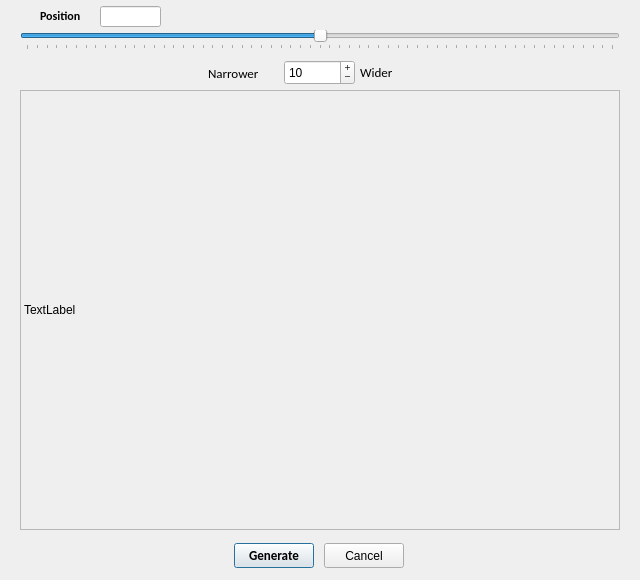
<?xml version="1.0" encoding="UTF-8"?>
<ui version="4.0">
 <class>Dialog</class>
 <widget class="QDialog" name="Dialog">
  <property name="geometry">
   <rect>
    <x>0</x>
    <y>0</y>
    <width>640</width>
    <height>580</height>
   </rect>
  </property>
  <property name="windowTitle">
   <string>Select Features</string>
  </property>
  <widget class="GRIME_AI_QLabel" name="label_Image">
   <property name="geometry">
    <rect>
     <x>20</x>
     <y>90</y>
     <width>600</width>
     <height>440</height>
    </rect>
   </property>
   <property name="frameShape">
    <enum>QFrame::StyledPanel</enum>
   </property>
   <property name="text">
    <string>TextLabel</string>
   </property>
  </widget>
  <widget class="QSlider" name="horizontalSlider">
   <property name="geometry">
    <rect>
     <x>20</x>
     <y>30</y>
     <width>600</width>
     <height>20</height>
    </rect>
   </property>
   <property name="maximum">
    <number>600</number>
   </property>
   <property name="value">
    <number>300</number>
   </property>
   <property name="orientation">
    <enum>Qt::Horizontal</enum>
   </property>
   <property name="invertedAppearance">
    <bool>false</bool>
   </property>
   <property name="tickPosition">
    <enum>QSlider::TicksBelow</enum>
   </property>
  </widget>
  <widget class="QLabel" name="label">
   <property name="geometry">
    <rect>
     <x>40</x>
     <y>8</y>
     <width>56</width>
     <height>16</height>
    </rect>
   </property>
   <property name="font">
    <font>
     <family>Calibri</family>
     <pointsize>9</pointsize>
     <weight>75</weight>
     <bold>true</bold>
    </font>
   </property>
   <property name="text">
    <string>Position</string>
   </property>
  </widget>
  <widget class="QLabel" name="label_2">
   <property name="geometry">
    <rect>
     <x>208</x>
     <y>63</y>
     <width>71</width>
     <height>20</height>
    </rect>
   </property>
   <property name="font">
    <font>
     <family>Calibri</family>
     <pointsize>10</pointsize>
    </font>
   </property>
   <property name="text">
    <string>Narrower</string>
   </property>
  </widget>
  <widget class="QLabel" name="label_3">
   <property name="geometry">
    <rect>
     <x>360</x>
     <y>62</y>
     <width>51</width>
     <height>20</height>
    </rect>
   </property>
   <property name="font">
    <font>
     <family>Calibri</family>
     <pointsize>10</pointsize>
    </font>
   </property>
   <property name="text">
    <string>Wider</string>
   </property>
  </widget>
  <widget class="QSpinBox" name="spinBox_Width">
   <property name="geometry">
    <rect>
     <x>284</x>
     <y>60</y>
     <width>71</width>
     <height>25</height>
    </rect>
   </property>
   <property name="buttonSymbols">
    <enum>QAbstractSpinBox::PlusMinus</enum>
   </property>
   <property name="maximum">
    <number>500</number>
   </property>
   <property name="value">
    <number>10</number>
   </property>
  </widget>
  <widget class="QLineEdit" name="lineEdit_HorizontalPosition">
   <property name="enabled">
    <bool>true</bool>
   </property>
   <property name="geometry">
    <rect>
     <x>100</x>
     <y>6</y>
     <width>61</width>
     <height>21</height>
    </rect>
   </property>
   <property name="font">
    <font>
     <family>Calibri</family>
     <pointsize>9</pointsize>
    </font>
   </property>
   <property name="readOnly">
    <bool>true</bool>
   </property>
  </widget>
  <widget class="QPushButton" name="pushButton_Generate">
   <property name="geometry">
    <rect>
     <x>234</x>
     <y>543</y>
     <width>80</width>
     <height>25</height>
    </rect>
   </property>
   <property name="font">
    <font>
     <family>Calibri</family>
     <pointsize>10</pointsize>
     <weight>75</weight>
     <bold>true</bold>
    </font>
   </property>
   <property name="text">
    <string>Generate</string>
   </property>
  </widget>
  <widget class="QPushButton" name="pushButton_Cancel">
   <property name="geometry">
    <rect>
     <x>324</x>
     <y>543</y>
     <width>80</width>
     <height>25</height>
    </rect>
   </property>
   <property name="text">
    <string>Cancel</string>
   </property>
  </widget>
 </widget>
 <customwidgets>
  <customwidget>
   <class>GRIME_AI_QLabel</class>
   <extends>QLabel</extends>
   <header location="global">GRIME_AI_QLabel</header>
  </customwidget>
 </customwidgets>
 <resources/>
 <connections/>
</ui>
